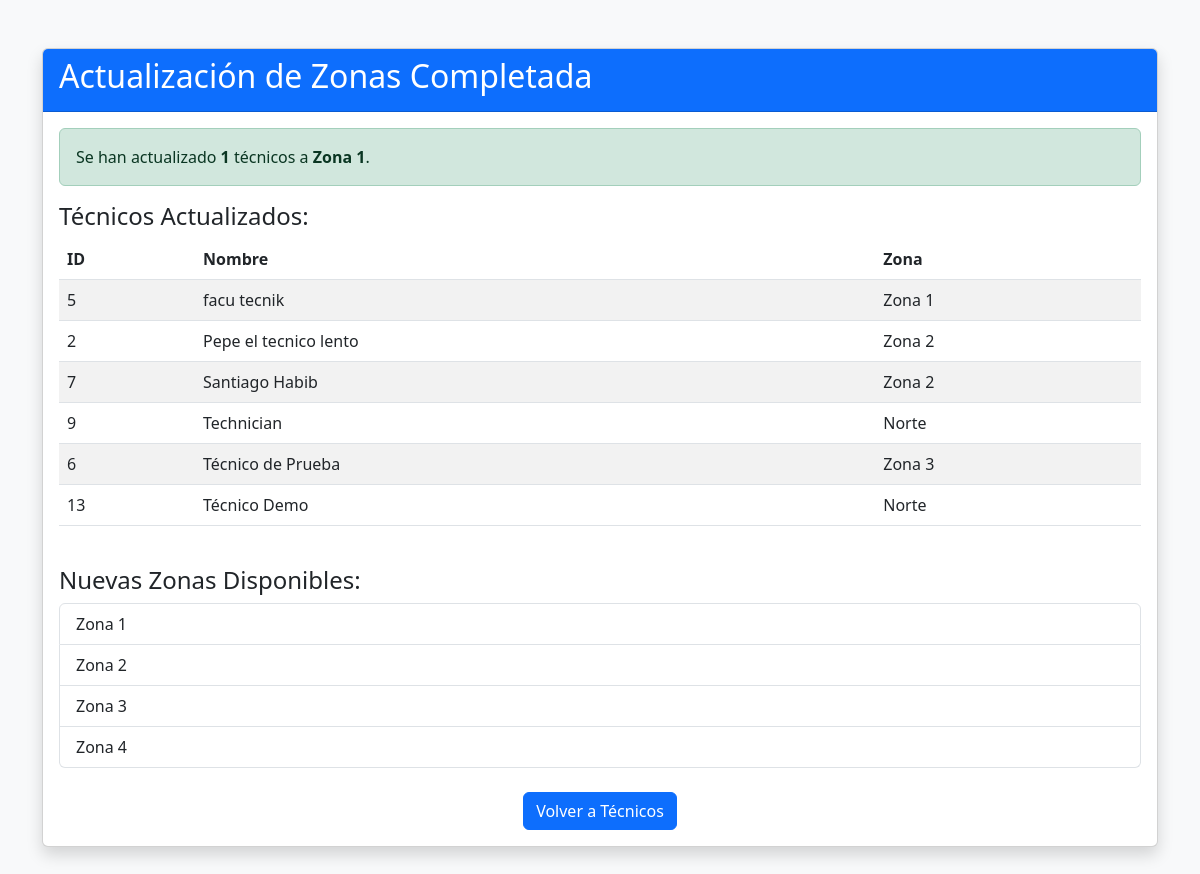
Page /update_zones.php on the committed database.
### tables this page shows
CREATE TABLE `users` (
  `id` int(11) NOT NULL,
  `name` varchar(100) NOT NULL,
  `email` varchar(100) NOT NULL,
  `password` varchar(255) NOT NULL,
  `phone` varchar(20) DEFAULT NULL,
  `avatar` varchar(255) DEFAULT NULL,
  `role` enum('admin','technician') NOT NULL,
  `zone` varchar(50) DEFAULT NULL,
  `created_at` timestamp NOT NULL DEFAULT current_timestamp(),
  `updated_at` timestamp NOT NULL DEFAULT current_timestamp() ON UPDATE current_timestamp()
);

### includes/Database.php (called while the page is built, shortened)
<?php
class Database {
    private static $instance = null;
    private $connection;
    private static $connectionCount = 0;
    private function __construct() {
        $config = @require __DIR__ . '/../config/database.php';
        try {
            $charset = isset($config['charset']) ? $config['charset'] : 'utf8';
            $dsn_variants = [
                "mysql:host={$config['host']};dbname={$config['dbname']};charset={$charset}",
                "mysql:host={$config['host']};dbname={$config['dbname']};charset=utf8",
                "mysql:host={$config['host']};dbname={$config['dbname']}"
            ];
            self::$connectionCount++;
            foreach ($dsn_variants as $dsn) {
                try {
                    $this->connection = new PDO($dsn, $config['username'], $config['password'], $config['options']);
                    break;
                } catch (PDOException $e) {
                    $connection_error = $e->getMessage();
                    if (function_exists('error_log')) {
                        error_log("TechonWay: Database connection failed - DSN: {$dsn} - Error: " . $e->getMessage());
                    }
                    if (strpos($e->getMessage(), 'Too many connections') !== false) {
                        if (function_exists('error_log')) {
                            error_log("TechonWay: Too many database connections - Count: " . self::$connectionCount);
                        }
                        throw new PDOException("Database server overloaded: " . $e->getMessage());
                    }
                    continue;
                }
            }
        } catch (PDOException $e) {
            die("Connection failed: " . $e->getMessage());
        }
    }
    public static function getInstance() {
        if (self::$instance === null) {
            self::$instance = new self();
        }
        return self::$instance;
    }
    public function query($sql, $params = []) {
        $stmt = $this->connection->prepare($sql);
        $stmt->execute($params);
        return $stmt;
    }
}

### config/database.php (called while the page is built, shortened)
<?php
$isLocal = (isset($_SERVER['HTTP_HOST']) && strpos($_SERVER['HTTP_HOST'], 'localhost') !== false)
    || (php_sapi_name() === 'cli');
$localConfig = null;
if ($isLocal) {
    if ($localConfig && isset($localConfig['database'])) {
        $dbConfig = $localConfig['database'];
        return [
            'host' => $dbConfig['host'],
            'dbname' => $dbConfig['dbname'],
            'username' => $dbConfig['username'],
            'password' => $dbConfig['password'],
            'charset' => $dbConfig['charset'],
            'options' => [
                PDO::ATTR_ERRMODE => PDO::ERRMODE_EXCEPTION,
                PDO::ATTR_DEFAULT_FETCH_MODE => PDO::FETCH_ASSOC,
                PDO::ATTR_EMULATE_PREPARES => false,
            ]
        ];
    } else {
        return [
            'host' => 'localhost',
            'dbname' => 'techonway',
            'username' => 'root',
            'password' => '',
            'charset' => 'utf8mb4',
            'options' => [
                PDO::ATTR_ERRMODE => PDO::ERRMODE_EXCEPTION,
                PDO::ATTR_DEFAULT_FETCH_MODE => PDO::FETCH_ASSOC,
                PDO::ATTR_EMULATE_PREPARES => false,
            ]
        ];
    }
}

### update_zones.php (the view, shortened to what this page needs)
<?php
$db = Database::getInstance();
try {
    $beforeUpdate = $db->query("SELECT id, name, zone FROM users WHERE role = 'technician' ORDER BY name")->fetchAll(PDO::FETCH_ASSOC);
    $updateResult = $db->query("UPDATE users SET zone = 'Zona 1' WHERE role = 'technician'");
    $rowCount = $updateResult->rowCount();
    $afterUpdate = $db->query("SELECT id, name, zone FROM users WHERE role = 'technician' ORDER BY name")->fetchAll(PDO::FETCH_ASSOC);
    echo "<!DOCTYPE html>
    <html lang='es'>
    <head>
        <meta charset='UTF-8'>
        <meta name='viewport' content='width=device-width, initial-scale=1.0'>
        <title>Actualización de Zonas</title>
        <link href='https://cdn.jsdelivr.net/npm/bootstrap@5.3.0-alpha1/dist/css/bootstrap.min.css' rel='stylesheet'>
    </head>
    <body class='bg-light'>
        <div class='container py-5'>
            <div class='card shadow'>
                <div class='card-header bg-primary text-white'>
                    <h2>Actualización de Zonas Completada</h2>
                </div>
                <div class='card-body'>
                    <div class='alert alert-success'>
                        Se han actualizado <strong>{$rowCount}</strong> técnicos a <strong>Zona 1</strong>.
                    </div>
                    <h4>Técnicos Actualizados:</h4>
                    <div class='table-responsive'>
                        <table class='table table-striped'>
                            <thead>
                                <tr>
                                    <th>ID</th>
                                    <th>Nombre</th>
                                    <th>Zona</th>
                                </tr>
                            </thead>
                            <tbody>";
    foreach ($afterUpdate as $tech) {
        echo "<tr>
                <td>{$tech['id']}</td>
                <td>{$tech['name']}</td>
                <td>{$tech['zone']}</td>
              </tr>";
    }
    echo "      </tbody>
                        </table>
                    </div>
                    <h4 class='mt-4'>Nuevas Zonas Disponibles:</h4>
                    <ul class='list-group mb-4'>
                        <li class='list-group-item'>Zona 1</li>
                        <li class='list-group-item'>Zona 2</li>
                        <li class='list-group-item'>Zona 3</li>
                        <li class='list-group-item'>Zona 4</li>
                    </ul>
                    <div class='text-center'>
                        <a href='admin/technicians.php' class='btn btn-primary'>Volver a Técnicos</a>
                    </div>
                </div>
            </div>
        </div>
    </body>
    </html>";
} catch (Exception $e) {
    echo "<!DOCTYPE html>
    <html lang='es'>
    <head>
        <meta charset='UTF-8'>
        <meta name='viewport' content='width=device-width, initial-scale=1.0'>
        <title>Error en Actualización</title>
        <link href='https://cdn.jsdelivr.net/npm/bootstrap@5.3.0-alpha1/dist/css/bootstrap.min.css' rel='stylesheet'>
    </head>
    <body class='bg-light'>
        <div class='container py-5'>
            <div class='card shadow border-danger'>
                <div class='card-header bg-danger text-white'>
                    <h2>Error</h2>
                </div>
                <div class='card-body'>
                    <div class='alert alert-danger'>
                        Ocurrió un error al actualizar las zonas: " . $e->getMessage() . "
                    </div>
                    <div class='text-center'>
                        <a href='admin/technicians.php' class='btn btn-primary'>Volver a Técnicos</a>
                    </div>
                </div>
            </div>
        </div>
    </body>
    </html>";
}

### rows in the picture
users: id "5", name "facu tecnik", zone "Zona 1"
users: id "2", name "Pepe el tecnico lento", zone "Zona 2"
users: id "7", name "Santiago Habib", zone "Zona 2"
users: id "9", name "Technician", zone "Norte"
users: id "6", name "Técnico de Prueba", zone "Zona 3"
users: id "13", name "Técnico Demo", zone "Norte"

### other values in the picture
$rowCount "1"
